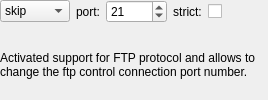
         <widget class="QWidget" name="label643">
          <attribute name="title">
           <string>ftp</string>
          </attribute>
          <layout class="QGridLayout">
           <property name="margin">
            <number>0</number>
           </property>
           <item row="0" column="4">
            <widget class="QCheckBox" name="pix_ftp_strict">
             <property name="text">
              <string/>
             </property>
            </widget>
           </item>
           <item row="0" column="2">
            <widget class="QSpinBox" name="pix_ftp_port">
             <property name="minimum">
              <number>1</number>
             </property>
             <property name="maximum">
              <number>65535</number>
             </property>
             <property name="value">
              <number>21</number>
             </property>
            </widget>
           </item>
           <item row="0" column="1">
            <widget class="QLabel" name="label669">
             <property name="text">
              <string>port:</string>
             </property>
             <property name="alignment">
              <set>Qt::AlignCenter</set>
             </property>
             <property name="wordWrap">
              <bool>false</bool>
             </property>
             <property name="buddy">
              <cstring>pix_ftp_port</cstring>
             </property>
            </widget>
           </item>
           <item row="0" column="3">
            <widget class="QLabel" name="label677">
             <property name="text">
              <string>strict:</string>
             </property>
             <property name="alignment">
              <set>Qt::AlignCenter</set>
             </property>
             <property name="wordWrap">
              <bool>false</bool>
             </property>
            </widget>
           </item>
           <item row="0" column="5">
            <spacer>
             <property name="orientation">
              <enum>Qt::Horizontal</enum>
             </property>
             <property name="sizeType">
              <enum>QSizePolicy::Expanding</enum>
             </property>
             <property name="sizeHint" stdset="0">
              <size>
               <width>40</width>
               <height>20</height>
              </size>
             </property>
            </spacer>
           </item>
           <item row="0" column="0">
            <widget class="QComboBox" name="pix_ftp_switch">
             <item>
              <property name="text">
               <string>skip</string>
              </property>
             </item>
             <item>
              <property name="text">
               <string>enable</string>
              </property>
             </item>
             <item>
              <property name="text">
               <string>disable</string>
              </property>
             </item>
            </widget>
           </item>
           <item row="1" column="0" colspan="6">
            <widget class="QLabel" name="label670">
             <property name="text">
              <string>Activated support for FTP protocol and allows to change the ftp control connection port number.</string>
             </property>
             <property name="alignment">
              <set>Qt::AlignLeading|Qt::AlignLeft|Qt::AlignVCenter</set>
             </property>
             <property name="wordWrap">
              <bool>true</bool>
             </property>
            </widget>
           </item>
          </layout>
         </widget>
